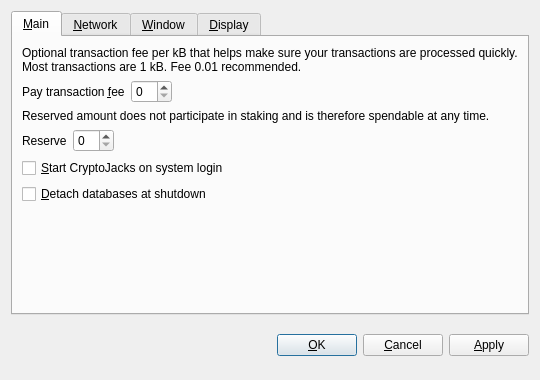
<?xml version="1.0" encoding="UTF-8"?>
<ui version="4.0">
 <class>OptionsDialog</class>
 <widget class="QDialog" name="OptionsDialog">
  <property name="geometry">
   <rect>
    <x>0</x>
    <y>0</y>
    <width>540</width>
    <height>380</height>
   </rect>
  </property>
  <property name="windowTitle">
   <string>Options</string>
  </property>
  <property name="modal">
   <bool>true</bool>
  </property>
  <layout class="QVBoxLayout" name="verticalLayout">
   <item>
    <widget class="QTabWidget" name="tabWidget">
     <property name="tabPosition">
      <enum>QTabWidget::North</enum>
     </property>
     <property name="currentIndex">
      <number>0</number>
     </property>
     <widget class="QWidget" name="tabMain">
      <attribute name="title">
       <string>&amp;Main</string>
      </attribute>
      <layout class="QVBoxLayout" name="verticalLayout_Main">
       <item>
        <widget class="QLabel" name="transactionFeeInfoLabel">
         <property name="text">
          <string>Optional transaction fee per kB that helps make sure your transactions are processed quickly. Most transactions are 1 kB. Fee 0.01 recommended.</string>
         </property>
         <property name="textFormat">
          <enum>Qt::PlainText</enum>
         </property>
         <property name="wordWrap">
          <bool>true</bool>
         </property>
        </widget>
       </item>
       <item>
        <layout class="QHBoxLayout" name="horizontalLayoutFee">
         <item>
          <widget class="QLabel" name="transactionFeeLabel">
           <property name="text">
            <string>Pay transaction &amp;fee</string>
           </property>
           <property name="textFormat">
            <enum>Qt::PlainText</enum>
           </property>
           <property name="buddy">
            <cstring>transactionFee</cstring>
           </property>
          </widget>
         </item>
         <item>
          <widget class="BitcoinAmountField" name="transactionFee"/>
         </item>
         <item>
          <spacer name="horizontalSpacerFee">
           <property name="orientation">
            <enum>Qt::Horizontal</enum>
           </property>
           <property name="sizeHint" stdset="0">
            <size>
             <width>40</width>
             <height>20</height>
            </size>
           </property>
          </spacer>
         </item>
        </layout>
       </item>
       <item>
        <widget class="QLabel" name="reserveBalanceInfoLabel">
         <property name="text">
          <string>Reserved amount does not participate in staking and is therefore spendable at any time.</string>
         </property>
         <property name="textFormat">
          <enum>Qt::PlainText</enum>
         </property>
         <property name="wordWrap">
          <bool>true</bool>
         </property>
        </widget>
       </item>
       <item>
        <layout class="QHBoxLayout" name="horizontalLayoutReserveBalance">
         <item>
          <widget class="QLabel" name="reserveBalanceLabel">
           <property name="text">
            <string>Reserve</string>
           </property>
           <property name="textFormat">
            <enum>Qt::PlainText</enum>
           </property>
           <property name="buddy">
            <cstring>reserveBalance</cstring>
           </property>
          </widget>
         </item>
         <item>
          <widget class="BitcoinAmountField" name="reserveBalance"/>
         </item>
         <item>
          <spacer name="horizontalSpacerReserveBalance">
           <property name="orientation">
            <enum>Qt::Horizontal</enum>
           </property>
           <property name="sizeHint" stdset="0">
            <size>
             <width>40</width>
             <height>20</height>
            </size>
           </property>
          </spacer>
         </item>
        </layout>
       </item>
       <item>
        <widget class="QCheckBox" name="bitcoinAtStartup">
         <property name="toolTip">
          <string>Automatically start CryptoJacks after logging in to the system.</string>
         </property>
         <property name="text">
          <string>&amp;Start CryptoJacks on system login</string>
         </property>
        </widget>
       </item>
       <item>
        <widget class="QCheckBox" name="detachDatabases">
         <property name="toolTip">
          <string>Detach block and address databases at shutdown. This means they can be moved to another data directory, but it slows down shutdown. The wallet is always detached.</string>
         </property>
         <property name="text">
          <string>&amp;Detach databases at shutdown</string>
         </property>
        </widget>
       </item>
       <item>
        <spacer name="verticalSpacer_Main">
         <property name="orientation">
          <enum>Qt::Vertical</enum>
         </property>
         <property name="sizeHint" stdset="0">
          <size>
           <width>20</width>
           <height>40</height>
          </size>
         </property>
        </spacer>
       </item>
      </layout>
     </widget>
     <widget class="QWidget" name="tabNetwork">
      <attribute name="title">
       <string>&amp;Network</string>
      </attribute>
      <layout class="QVBoxLayout" name="verticalLayout_Network">
       <item>
        <widget class="QCheckBox" name="mapPortUpnp">
         <property name="toolTip">
          <string>Automatically open the CryptoJacks client port on the router. This only works when your router supports UPnP and it is enabled.</string>
         </property>
         <property name="text">
          <string>Map port using &amp;UPnP</string>
         </property>
        </widget>
       </item>
       <item>
        <widget class="QCheckBox" name="connectSocks">
         <property name="toolTip">
          <string>Connect to the CryptoJacks network through a SOCKS proxy (e.g. when connecting through Tor).</string>
         </property>
         <property name="text">
          <string>&amp;Connect through SOCKS proxy:</string>
         </property>
        </widget>
       </item>
       <item>
        <layout class="QHBoxLayout" name="horizontalLayout_Network">
         <item>
          <widget class="QLabel" name="proxyIpLabel">
           <property name="text">
            <string>Proxy &amp;IP:</string>
           </property>
           <property name="textFormat">
            <enum>Qt::PlainText</enum>
           </property>
           <property name="buddy">
            <cstring>proxyIp</cstring>
           </property>
          </widget>
         </item>
         <item>
          <widget class="QValidatedLineEdit" name="proxyIp">
           <property name="maximumSize">
            <size>
             <width>140</width>
             <height>16777215</height>
            </size>
           </property>
           <property name="toolTip">
            <string>IP address of the proxy (e.g. 127.0.0.1)</string>
           </property>
          </widget>
         </item>
         <item>
          <widget class="QLabel" name="proxyPortLabel">
           <property name="text">
            <string>&amp;Port:</string>
           </property>
           <property name="textFormat">
            <enum>Qt::PlainText</enum>
           </property>
           <property name="buddy">
            <cstring>proxyPort</cstring>
           </property>
          </widget>
         </item>
         <item>
          <widget class="QLineEdit" name="proxyPort">
           <property name="maximumSize">
            <size>
             <width>55</width>
             <height>16777215</height>
            </size>
           </property>
           <property name="toolTip">
            <string>Port of the proxy (e.g. 9050)</string>
           </property>
          </widget>
         </item>
         <item>
          <widget class="QLabel" name="socksVersionLabel">
           <property name="text">
            <string>SOCKS &amp;Version:</string>
           </property>
           <property name="textFormat">
            <enum>Qt::PlainText</enum>
           </property>
           <property name="buddy">
            <cstring>socksVersion</cstring>
           </property>
          </widget>
         </item>
         <item>
          <widget class="QValueComboBox" name="socksVersion">
           <property name="toolTip">
            <string>SOCKS version of the proxy (e.g. 5)</string>
           </property>
          </widget>
         </item>
         <item>
          <spacer name="horizontalSpacer_Network">
           <property name="orientation">
            <enum>Qt::Horizontal</enum>
           </property>
           <property name="sizeHint" stdset="0">
            <size>
             <width>40</width>
             <height>20</height>
            </size>
           </property>
          </spacer>
         </item>
        </layout>
       </item>
       <item>
        <spacer name="verticalSpacer_Network">
         <property name="orientation">
          <enum>Qt::Vertical</enum>
         </property>
         <property name="sizeHint" stdset="0">
          <size>
           <width>20</width>
           <height>40</height>
          </size>
         </property>
        </spacer>
       </item>
      </layout>
     </widget>
     <widget class="QWidget" name="tabWindow">
      <attribute name="title">
       <string>&amp;Window</string>
      </attribute>
      <layout class="QVBoxLayout" name="verticalLayout_Window">
       <item>
        <widget class="QCheckBox" name="minimizeToTray">
         <property name="toolTip">
          <string>Show only a tray icon after minimizing the window.</string>
         </property>
         <property name="text">
          <string>&amp;Minimize to the tray instead of the taskbar</string>
         </property>
        </widget>
       </item>
       <item>
        <widget class="QCheckBox" name="minimizeOnClose">
         <property name="toolTip">
          <string>Minimize instead of exit the application when the window is closed. When this option is enabled, the application will be closed only after selecting Quit in the menu.</string>
         </property>
         <property name="text">
          <string>M&amp;inimize on close</string>
         </property>
        </widget>
       </item>
       <item>
        <spacer name="verticalSpacer_Window">
         <property name="orientation">
          <enum>Qt::Vertical</enum>
         </property>
         <property name="sizeHint" stdset="0">
          <size>
           <width>20</width>
           <height>40</height>
          </size>
         </property>
        </spacer>
       </item>
      </layout>
     </widget>
     <widget class="QWidget" name="tabDisplay">
      <attribute name="title">
       <string>&amp;Display</string>
      </attribute>
      <layout class="QVBoxLayout" name="verticalLayout_Display">
       <item>
        <layout class="QHBoxLayout" name="horizontalLayout_1_Display">
         <item>
          <widget class="QLabel" name="langLabel">
           <property name="text">
            <string>User Interface &amp;language:</string>
           </property>
           <property name="textFormat">
            <enum>Qt::PlainText</enum>
           </property>
           <property name="buddy">
            <cstring>lang</cstring>
           </property>
          </widget>
         </item>
         <item>
          <widget class="QValueComboBox" name="lang">
           <property name="toolTip">
            <string>The user interface language can be set here. This setting will take effect after restarting CryptoJacks.</string>
           </property>
          </widget>
         </item>
        </layout>
       </item>
       <item>
        <layout class="QHBoxLayout" name="horizontalLayout_2_Display">
         <item>
          <widget class="QLabel" name="unitLabel">
           <property name="text">
            <string>&amp;Unit to show amounts in:</string>
           </property>
           <property name="textFormat">
            <enum>Qt::PlainText</enum>
           </property>
           <property name="buddy">
            <cstring>unit</cstring>
           </property>
          </widget>
         </item>
         <item>
          <widget class="QValueComboBox" name="unit">
           <property name="toolTip">
            <string>Choose the default subdivision unit to show in the interface and when sending coins.</string>
           </property>
          </widget>
         </item>
        </layout>
       </item>
       <item>
        <widget class="QCheckBox" name="displayAddresses">
         <property name="toolTip">
          <string>Whether to show CryptoJacks addresses in the transaction list or not.</string>
         </property>
         <property name="text">
          <string>&amp;Display addresses in transaction list</string>
         </property>
        </widget>
       </item>
       <item>
        <widget class="QCheckBox" name="coinControlFeatures">
         <property name="toolTip">
          <string>Whether to show coin control features or not.</string>
         </property>
         <property name="text">
          <string>Display coin &amp;control features (experts only!)</string>
         </property>
        </widget>
       </item>
       <item>
        <spacer name="verticalSpacer_Display">
         <property name="orientation">
          <enum>Qt::Vertical</enum>
         </property>
         <property name="sizeHint" stdset="0">
          <size>
           <width>20</width>
           <height>40</height>
          </size>
         </property>
        </spacer>
       </item>
      </layout>
     </widget>
    </widget>
   </item>
   <item>
    <layout class="QHBoxLayout" name="horizontalLayout_Buttons">
     <item>
      <spacer name="horizontalSpacer_1">
       <property name="orientation">
        <enum>Qt::Horizontal</enum>
       </property>
       <property name="sizeHint" stdset="0">
        <size>
         <width>40</width>
         <height>48</height>
        </size>
       </property>
      </spacer>
     </item>
     <item>
      <widget class="QLabel" name="statusLabel">
       <property name="font">
        <font>
         <weight>75</weight>
         <bold>true</bold>
        </font>
       </property>
       <property name="text">
        <string/>
       </property>
       <property name="textFormat">
        <enum>Qt::PlainText</enum>
       </property>
       <property name="wordWrap">
        <bool>true</bool>
       </property>
      </widget>
     </item>
     <item>
      <spacer name="horizontalSpacer_2">
       <property name="orientation">
        <enum>Qt::Horizontal</enum>
       </property>
       <property name="sizeHint" stdset="0">
        <size>
         <width>40</width>
         <height>48</height>
        </size>
       </property>
      </spacer>
     </item>
     <item>
      <widget class="QPushButton" name="okButton">
       <property name="text">
        <string>&amp;OK</string>
       </property>
      </widget>
     </item>
     <item>
      <widget class="QPushButton" name="cancelButton">
       <property name="text">
        <string>&amp;Cancel</string>
       </property>
       <property name="autoDefault">
        <bool>false</bool>
       </property>
      </widget>
     </item>
     <item>
      <widget class="QPushButton" name="applyButton">
       <property name="text">
        <string>&amp;Apply</string>
       </property>
       <property name="autoDefault">
        <bool>false</bool>
       </property>
      </widget>
     </item>
    </layout>
   </item>
  </layout>
 </widget>
 <customwidgets>
  <customwidget>
   <class>BitcoinAmountField</class>
   <extends>QSpinBox</extends>
   <header>bitcoinamountfield.h</header>
  </customwidget>
  <customwidget>
   <class>QValueComboBox</class>
   <extends>QComboBox</extends>
   <header>qvaluecombobox.h</header>
  </customwidget>
  <customwidget>
   <class>QValidatedLineEdit</class>
   <extends>QLineEdit</extends>
   <header>qvalidatedlineedit.h</header>
  </customwidget>
 </customwidgets>
 <resources/>
 <connections/>
</ui>
